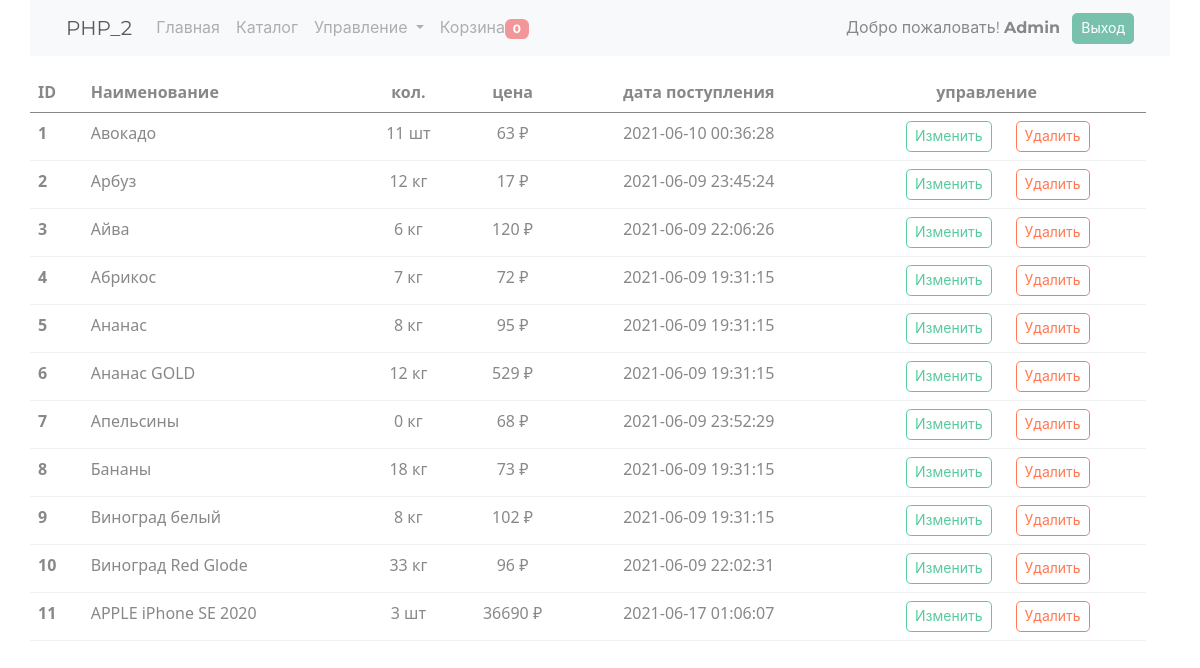
Page /admin/product (signed in) on the earlier database version.
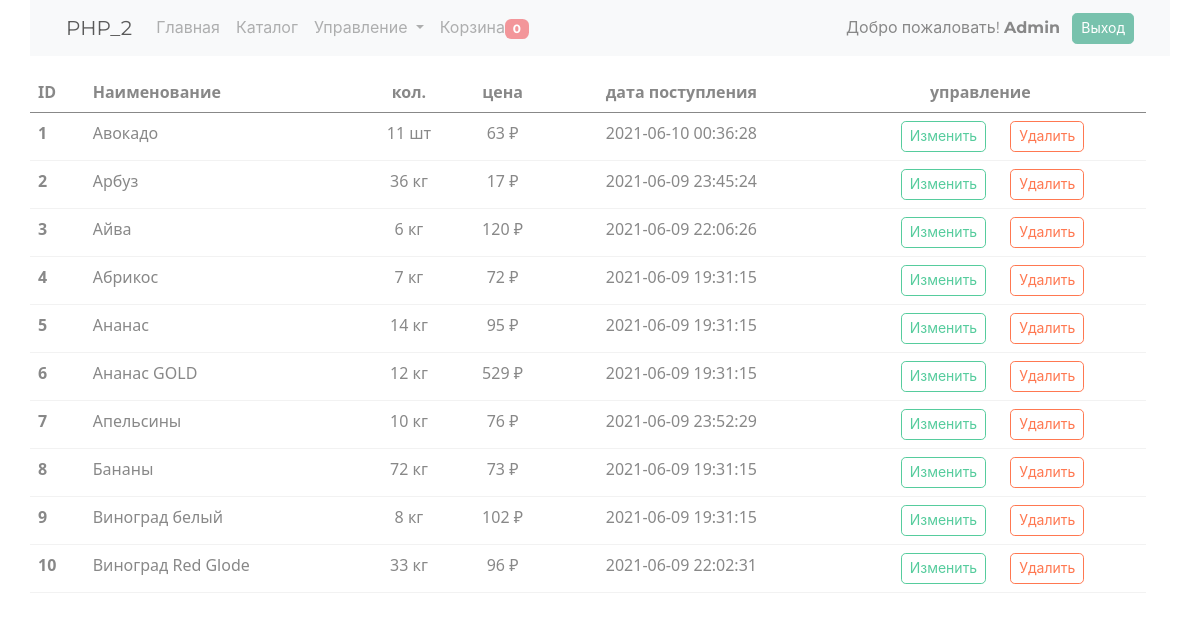
Same page on the later database version.
### tables this page shows
CREATE TABLE `product` (
  `id` bigint UNSIGNED NOT NULL,
  `title` varchar(255) NOT NULL,
  `article` bigint UNSIGNED NOT NULL DEFAULT '0',
  `description` text NOT NULL,
  `price` bigint NOT NULL,
  `weight` varchar(20) NOT NULL DEFAULT '0',
  `count` bigint NOT NULL,
  `units` text NOT NULL,
  `category_id` bigint UNSIGNED NOT NULL DEFAULT '6',
  `image` text,
  `created_at` datetime DEFAULT CURRENT_TIMESTAMP
);

### models/product/Product.php (called while the page is built, shortened)
<?php
class Product extends Model
{
    protected static function getTableName()
    {
        return 'product';
    }
}

### models/DBModel.php (called while the page is built, shortened)
<?php
abstract class DBModel implements IModel
{
    public static function getAll()
    {
        $tableName = static::getTableName();
        $sql = "SELECT * FROM {$tableName}";
        return DB::getInstance()->queryObjectAll($sql, [], get_called_class());
    }
}

### traits/TSinletone.php (called while the page is built, shortened)
<?php
trait TSinletone
{
    private static $instance = null;
    public static function getInstance() {
        if (is_null(static::$instance)) {
            static::$instance = new static();
        }
        return static::$instance;
    }
}

### engine/Db.php (called while the page is built, shortened)
<?php
class Db implements IDb
{
    private $config = [
        'driver' => 'mysql',
        'host' => 'localhost',
        'db' => 'shopphp',
        'charset' => 'UTF8',
        'username' => 'root',
        'password' => 'root',
    ];
    protected $db = null;
    protected function getDb(): PDO
    {
        if (is_null($this->db)) {
            $this->db = new PDO($this->getDbConfig(),
                $this->config['username'],
                $this->config['password']
            );
            $this->db->setAttribute(PDO::ATTR_DEFAULT_FETCH_MODE, PDO::FETCH_ASSOC);
        }
        return $this->db;
    }
    protected function getDbConfig(): string
    {
        return sprintf('%s:host=%s;dbname=%s;charset=%s',
            $this->config['driver'],
            $this->config['host'],
            $this->config['db'],
            $this->config['charset']
        );
    }
    protected function query($sql, $params)
    {
        $sql = $this->getDb()->prepare($sql);
        $sql->execute($params);
        return $sql;
    }
    public function queryObjectAll($sql, $params, $class)
    {
        $sql = $this->query($sql, $params);
        $sql->setFetchMode(PDO::FETCH_CLASS | PDO::FETCH_PROPS_LATE, $class);
        return $sql->fetchAll();
    }
}

### models/Model.php (called while the page is built, shortened)
<?php
abstract class Model extends DBModel
{
    public function __get($name)
    {
        return $this->$name;
    }
}

### views/admin/admin_product.php (the view, shortened to what this page needs)
<table class="table table-hover">
    <thead>
    <tr>
        <th scope="col">ID</th>
        <th scope="col">Наименование</th>
        <th scope="col" class="text-center">кол.</th>
        <th scope="col" class="text-center">цена</th>
        <th scope="col" class="text-center">дата поступления</th>
        <th colspan="2" class="text-center">управление</th>
    </tr>
    </thead>
    <tbody>
    <? foreach ($catalog as $item): ?>
        <tr class="class='table-success" ?>
            <th scope="row"><?= $item->id ?></th>
            <td><?= $item->title ?></td>
            <td class="text-center"><?= $item->count ?> <?= $item->units ?></td>
            <td class="text-center"><?= $item->price ?> ₽</td>
            <td class="text-center"><?= $item->created_at ?></td>
            <td class="text-end">
                <button type="button" class="btn btn-outline-success mx-2 btn-sm" data-bs-toggle="modal"
                        data-bs-target="#exampleProduct<?= $item->id ?>">Изменить
                </button>
            </td>
            <td class="text-start">
                <a class="btn btn-outline-danger btn-sm" data-id="<?= $item->id ?>">Удалить</a>
            </td>
        </tr>
    <? endforeach; ?>
    </tbody>
</table>
<? foreach ($catalog as $item): ?>
    </div>
<? endforeach; ?>

Differences in the rows shown:
removed product: id "11", title "APPLE iPhone SE 2020", count "3", units "шт", price "36690", created_at "2021-06-17 01:06:07"
changed product "Арбуз": count "12" → "36"
changed product "Ананас": count "8" → "14"
changed product "Апельсины": count "0" → "10"; price "68" → "76"
changed product "Бананы": count "18" → "72"
